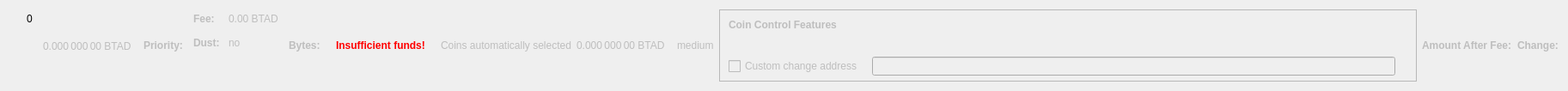
    <widget class="QWidget" name="dummyHideWidget" native="true">
     <property name="maximumSize">
      <size>
       <width>100</width>
       <height>22</height>
      </size>
     </property>
     <layout class="QHBoxLayout" name="dummyHideLayout">
      <item>
       <layout class="QFormLayout" name="formLayoutCoinControl1">
        <property name="horizontalSpacing">
         <number>10</number>
        </property>
        <property name="verticalSpacing">
         <number>14</number>
        </property>
        <property name="leftMargin">
         <number>10</number>
        </property>
        <property name="topMargin">
         <number>4</number>
        </property>
        <property name="rightMargin">
         <number>6</number>
        </property>
        <item row="0" column="1">
         <widget class="QLabel" name="labelCoinControlBytes">
          <property name="cursor">
           <cursorShape>IBeamCursor</cursorShape>
          </property>
          <property name="contextMenuPolicy">
           <enum>Qt::ActionsContextMenu</enum>
          </property>
          <property name="text">
           <string notr="true">0</string>
          </property>
          <property name="textInteractionFlags">
           <set>Qt::LinksAccessibleByMouse|Qt::TextSelectableByKeyboard|Qt::TextSelectableByMouse</set>
          </property>
         </widget>
        </item>
       </layout>
      </item>
      <item>
       <widget class="QLabel" name="labelCoinControlAfterFee">
        <property name="enabled">
         <bool>false</bool>
        </property>
        <property name="sizePolicy">
         <sizepolicy hsizetype="Fixed" vsizetype="Fixed">
          <horstretch>0</horstretch>
          <verstretch>0</verstretch>
         </sizepolicy>
        </property>
        <property name="minimumSize">
         <size>
          <width>111</width>
          <height>12</height>
         </size>
        </property>
        <property name="maximumSize">
         <size>
          <width>111</width>
          <height>12</height>
         </size>
        </property>
        <property name="cursor">
         <cursorShape>IBeamCursor</cursorShape>
        </property>
        <property name="contextMenuPolicy">
         <enum>Qt::ActionsContextMenu</enum>
        </property>
        <property name="text">
         <string notr="true">0.000 000 00 BTAD</string>
        </property>
        <property name="textInteractionFlags">
         <set>Qt::LinksAccessibleByMouse|Qt::TextSelectableByKeyboard|Qt::TextSelectableByMouse</set>
        </property>
       </widget>
      </item>
      <item>
       <widget class="QLabel" name="labelCoinControlPriorityText">
        <property name="enabled">
         <bool>false</bool>
        </property>
        <property name="font">
         <font>
          <weight>75</weight>
          <bold>true</bold>
         </font>
        </property>
        <property name="text">
         <string>Priority:</string>
        </property>
       </widget>
      </item>
      <item>
       <layout class="QHBoxLayout" name="horizontalLayout"/>
      </item>
      <item>
       <layout class="QFormLayout" name="formLayoutCoinControl3">
        <property name="horizontalSpacing">
         <number>10</number>
        </property>
        <property name="verticalSpacing">
         <number>14</number>
        </property>
        <property name="leftMargin">
         <number>6</number>
        </property>
        <property name="topMargin">
         <number>4</number>
        </property>
        <property name="rightMargin">
         <number>6</number>
        </property>
        <item row="0" column="0">
         <widget class="QLabel" name="labelCoinControlFeeText">
          <property name="enabled">
           <bool>false</bool>
          </property>
          <property name="font">
           <font>
            <weight>75</weight>
            <bold>true</bold>
           </font>
          </property>
          <property name="text">
           <string>Fee:</string>
          </property>
          <property name="margin">
           <number>0</number>
          </property>
         </widget>
        </item>
        <item row="0" column="1">
         <widget class="QLabel" name="labelCoinControlFee">
          <property name="enabled">
           <bool>false</bool>
          </property>
          <property name="cursor">
           <cursorShape>IBeamCursor</cursorShape>
          </property>
          <property name="contextMenuPolicy">
           <enum>Qt::ActionsContextMenu</enum>
          </property>
          <property name="text">
           <string notr="true">0.00 BTAD</string>
          </property>
          <property name="textInteractionFlags">
           <set>Qt::LinksAccessibleByMouse|Qt::TextSelectableByKeyboard|Qt::TextSelectableByMouse</set>
          </property>
         </widget>
        </item>
        <item row="1" column="0">
         <widget class="QLabel" name="labelCoinControlLowOutputText">
          <property name="enabled">
           <bool>false</bool>
          </property>
          <property name="font">
           <font>
            <weight>75</weight>
            <bold>true</bold>
           </font>
          </property>
          <property name="text">
           <string>Dust:</string>
          </property>
         </widget>
        </item>
        <item row="1" column="1">
         <widget class="QLabel" name="labelCoinControlLowOutput">
          <property name="enabled">
           <bool>false</bool>
          </property>
          <property name="cursor">
           <cursorShape>IBeamCursor</cursorShape>
          </property>
          <property name="contextMenuPolicy">
           <enum>Qt::ActionsContextMenu</enum>
          </property>
          <property name="text">
           <string>no</string>
          </property>
          <property name="textInteractionFlags">
           <set>Qt::LinksAccessibleByMouse|Qt::TextSelectableByKeyboard|Qt::TextSelectableByMouse</set>
          </property>
         </widget>
        </item>
       </layout>
      </item>
      <item>
       <widget class="QLabel" name="labelCoinControlBytesText">
        <property name="enabled">
         <bool>false</bool>
        </property>
        <property name="font">
         <font>
          <weight>75</weight>
          <bold>true</bold>
         </font>
        </property>
        <property name="text">
         <string>Bytes:</string>
        </property>
       </widget>
      </item>
      <item>
       <layout class="QFormLayout" name="formLayoutCoinControl2">
        <property name="horizontalSpacing">
         <number>10</number>
        </property>
        <property name="verticalSpacing">
         <number>14</number>
        </property>
        <property name="leftMargin">
         <number>6</number>
        </property>
        <property name="topMargin">
         <number>4</number>
        </property>
        <property name="rightMargin">
         <number>6</number>
        </property>
       </layout>
      </item>
      <item>
       <layout class="QHBoxLayout" name="horizontalLayoutCoinControl2">
        <property name="spacing">
         <number>8</number>
        </property>
        <property name="bottomMargin">
         <number>10</number>
        </property>
       </layout>
      </item>
      <item>
       <widget class="QLabel" name="labelCoinControlInsuffFunds">
        <property name="enabled">
         <bool>false</bool>
        </property>
        <property name="minimumSize">
         <size>
          <width>0</width>
          <height>0</height>
         </size>
        </property>
        <property name="font">
         <font>
          <weight>75</weight>
          <bold>true</bold>
         </font>
        </property>
        <property name="styleSheet">
         <string notr="true">color:red;font-weight:bold;</string>
        </property>
        <property name="text">
         <string>Insufficient funds!</string>
        </property>
        <property name="margin">
         <number>5</number>
        </property>
       </widget>
      </item>
      <item>
       <layout class="QFormLayout" name="formLayoutCoinControl4">
        <property name="horizontalSpacing">
         <number>10</number>
        </property>
        <property name="verticalSpacing">
         <number>14</number>
        </property>
        <property name="leftMargin">
         <number>6</number>
        </property>
        <property name="topMargin">
         <number>4</number>
        </property>
        <property name="rightMargin">
         <number>6</number>
        </property>
       </layout>
      </item>
      <item>
       <widget class="QLabel" name="labelCoinControlAutomaticallySelected">
        <property name="enabled">
         <bool>false</bool>
        </property>
        <property name="sizePolicy">
         <sizepolicy hsizetype="Fixed" vsizetype="Fixed">
          <horstretch>0</horstretch>
          <verstretch>0</verstretch>
         </sizepolicy>
        </property>
        <property name="minimumSize">
         <size>
          <width>0</width>
          <height>0</height>
         </size>
        </property>
        <property name="maximumSize">
         <size>
          <width>240</width>
          <height>16777215</height>
         </size>
        </property>
        <property name="text">
         <string>Coins automatically selected</string>
        </property>
        <property name="margin">
         <number>5</number>
        </property>
       </widget>
      </item>
      <item>
       <widget class="QLabel" name="labelCoinControlChange">
        <property name="enabled">
         <bool>false</bool>
        </property>
        <property name="sizePolicy">
         <sizepolicy hsizetype="Fixed" vsizetype="Fixed">
          <horstretch>0</horstretch>
          <verstretch>0</verstretch>
         </sizepolicy>
        </property>
        <property name="minimumSize">
         <size>
          <width>111</width>
          <height>0</height>
         </size>
        </property>
        <property name="maximumSize">
         <size>
          <width>111</width>
          <height>16777215</height>
         </size>
        </property>
        <property name="cursor">
         <cursorShape>IBeamCursor</cursorShape>
        </property>
        <property name="contextMenuPolicy">
         <enum>Qt::ActionsContextMenu</enum>
        </property>
        <property name="text">
         <string notr="true">0.000 000 00 BTAD</string>
        </property>
        <property name="textInteractionFlags">
         <set>Qt::LinksAccessibleByMouse|Qt::TextSelectableByKeyboard|Qt::TextSelectableByMouse</set>
        </property>
       </widget>
      </item>
      <item>
       <widget class="QLabel" name="labelCoinControlPriority">
        <property name="enabled">
         <bool>false</bool>
        </property>
        <property name="cursor">
         <cursorShape>IBeamCursor</cursorShape>
        </property>
        <property name="contextMenuPolicy">
         <enum>Qt::ActionsContextMenu</enum>
        </property>
        <property name="text">
         <string>medium</string>
        </property>
        <property name="textInteractionFlags">
         <set>Qt::LinksAccessibleByMouse|Qt::TextSelectableByKeyboard|Qt::TextSelectableByMouse</set>
        </property>
       </widget>
      </item>
      <item>
       <widget class="QFrame" name="frameCoinControl">
        <property name="sizePolicy">
         <sizepolicy hsizetype="Expanding" vsizetype="Expanding">
          <horstretch>0</horstretch>
          <verstretch>0</verstretch>
         </sizepolicy>
        </property>
        <property name="maximumSize">
         <size>
          <width>16777215</width>
          <height>16777215</height>
         </size>
        </property>
        <property name="frameShape">
         <enum>QFrame::StyledPanel</enum>
        </property>
        <property name="frameShadow">
         <enum>QFrame::Sunken</enum>
        </property>
        <layout class="QVBoxLayout" name="verticalLayoutCoinControl2_2">
         <property name="spacing">
          <number>0</number>
         </property>
         <property name="leftMargin">
          <number>0</number>
         </property>
         <property name="topMargin">
          <number>0</number>
         </property>
         <property name="rightMargin">
          <number>0</number>
         </property>
         <property name="bottomMargin">
          <number>6</number>
         </property>
         <item>
          <layout class="QVBoxLayout" name="verticalLayoutCoinControl" stretch="0,0,0,1">
           <property name="spacing">
            <number>0</number>
           </property>
           <property name="leftMargin">
            <number>10</number>
           </property>
           <property name="topMargin">
            <number>10</number>
           </property>
           <item>
            <layout class="QHBoxLayout" name="horizontalLayoutCoinControl1">
             <property name="bottomMargin">
              <number>15</number>
             </property>
             <item>
              <widget class="QLabel" name="labelCoinControlFeatures">
               <property name="enabled">
                <bool>false</bool>
               </property>
               <property name="sizePolicy">
                <sizepolicy hsizetype="Preferred" vsizetype="Maximum">
                 <horstretch>0</horstretch>
                 <verstretch>0</verstretch>
                </sizepolicy>
               </property>
               <property name="font">
                <font>
                 <weight>75</weight>
                 <bold>true</bold>
                </font>
               </property>
               <property name="styleSheet">
                <string notr="true">font-weight:bold;</string>
               </property>
               <property name="text">
                <string>Coin Control Features</string>
               </property>
              </widget>
             </item>
            </layout>
           </item>
           <item>
            <widget class="QWidget" name="widgetCoinControl" native="true">
             <property name="sizePolicy">
              <sizepolicy hsizetype="Preferred" vsizetype="Preferred">
               <horstretch>0</horstretch>
               <verstretch>0</verstretch>
              </sizepolicy>
             </property>
             <property name="minimumSize">
              <size>
               <width>0</width>
               <height>0</height>
              </size>
             </property>
             <property name="styleSheet">
              <string notr="true"/>
             </property>
             <layout class="QHBoxLayout" name="horizontalLayoutCoinControl5_2">
              <property name="leftMargin">
               <number>0</number>
              </property>
              <property name="topMargin">
               <number>0</number>
              </property>
              <property name="rightMargin">
               <number>0</number>
              </property>
              <property name="bottomMargin">
               <number>0</number>
              </property>
              <item>
               <layout class="QHBoxLayout" name="horizontalLayoutCoinControl3">
                <property name="spacing">
                 <number>20</number>
                </property>
                <property name="topMargin">
                 <number>0</number>
                </property>
                <property name="bottomMargin">
                 <number>10</number>
                </property>
               </layout>
              </item>
             </layout>
            </widget>
           </item>
           <item>
            <layout class="QHBoxLayout" name="horizontalLayoutCoinControl4" stretch="0,0,0">
             <property name="spacing">
              <number>12</number>
             </property>
             <property name="sizeConstraint">
              <enum>QLayout::SetDefaultConstraint</enum>
             </property>
             <property name="topMargin">
              <number>5</number>
             </property>
             <property name="rightMargin">
              <number>5</number>
             </property>
             <item>
              <widget class="QCheckBox" name="checkBoxCoinControlChange">
               <property name="enabled">
                <bool>false</bool>
               </property>
               <property name="toolTip">
                <string>If this is activated, but the change address is empty or invalid, change will be sent to a newly generated address.</string>
               </property>
               <property name="text">
                <string>Custom change address</string>
               </property>
              </widget>
             </item>
             <item>
              <widget class="QValidatedLineEdit" name="lineEditCoinControlChange">
               <property name="enabled">
                <bool>false</bool>
               </property>
               <property name="sizePolicy">
                <sizepolicy hsizetype="Expanding" vsizetype="Fixed">
                 <horstretch>0</horstretch>
                 <verstretch>0</verstretch>
                </sizepolicy>
               </property>
              </widget>
             </item>
             <item>
              <widget class="QLabel" name="labelCoinControlChangeLabel_2">
               <property name="sizePolicy">
                <sizepolicy hsizetype="Preferred" vsizetype="Expanding">
                 <horstretch>0</horstretch>
                 <verstretch>0</verstretch>
                </sizepolicy>
               </property>
               <property name="minimumSize">
                <size>
                 <width>0</width>
                 <height>0</height>
                </size>
               </property>
               <property name="text">
                <string/>
               </property>
               <property name="margin">
                <number>3</number>
               </property>
              </widget>
             </item>
            </layout>
           </item>
           <item>
            <spacer name="verticalSpacerCoinControl">
             <property name="orientation">
              <enum>Qt::Vertical</enum>
             </property>
             <property name="sizeHint" stdset="0">
              <size>
               <width>800</width>
               <height>1</height>
              </size>
             </property>
            </spacer>
           </item>
          </layout>
         </item>
        </layout>
       </widget>
      </item>
      <item>
       <widget class="QLabel" name="labelCoinControlAfterFeeText">
        <property name="enabled">
         <bool>false</bool>
        </property>
        <property name="minimumSize">
         <size>
          <width>0</width>
          <height>0</height>
         </size>
        </property>
        <property name="maximumSize">
         <size>
          <width>16777215</width>
          <height>16777215</height>
         </size>
        </property>
        <property name="font">
         <font>
          <weight>75</weight>
          <bold>true</bold>
         </font>
        </property>
        <property name="text">
         <string>Amount After Fee:</string>
        </property>
        <property name="alignment">
         <set>Qt::AlignLeading|Qt::AlignLeft|Qt::AlignVCenter</set>
        </property>
        <property name="margin">
         <number>0</number>
        </property>
       </widget>
      </item>
      <item>
       <widget class="QLabel" name="labelCoinControlChangeText">
        <property name="enabled">
         <bool>false</bool>
        </property>
        <property name="sizePolicy">
         <sizepolicy hsizetype="Preferred" vsizetype="Preferred">
          <horstretch>0</horstretch>
          <verstretch>0</verstretch>
         </sizepolicy>
        </property>
        <property name="minimumSize">
         <size>
          <width>0</width>
          <height>0</height>
         </size>
        </property>
        <property name="maximumSize">
         <size>
          <width>16777215</width>
          <height>16777215</height>
         </size>
        </property>
        <property name="font">
         <font>
          <weight>75</weight>
          <bold>true</bold>
         </font>
        </property>
        <property name="text">
         <string>Change:</string>
        </property>
        <property name="alignment">
         <set>Qt::AlignLeading|Qt::AlignLeft|Qt::AlignVCenter</set>
        </property>
       </widget>
      </item>
     </layout>
    </widget>
